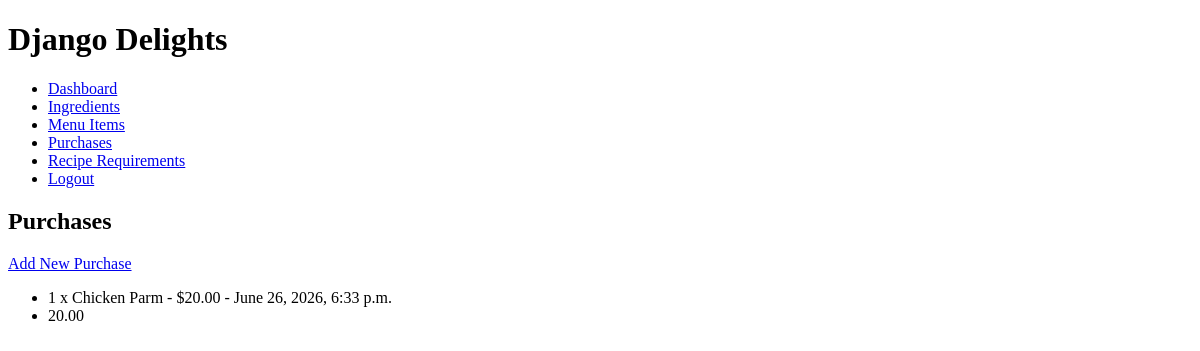
Before: /purchases/ with the older database file.
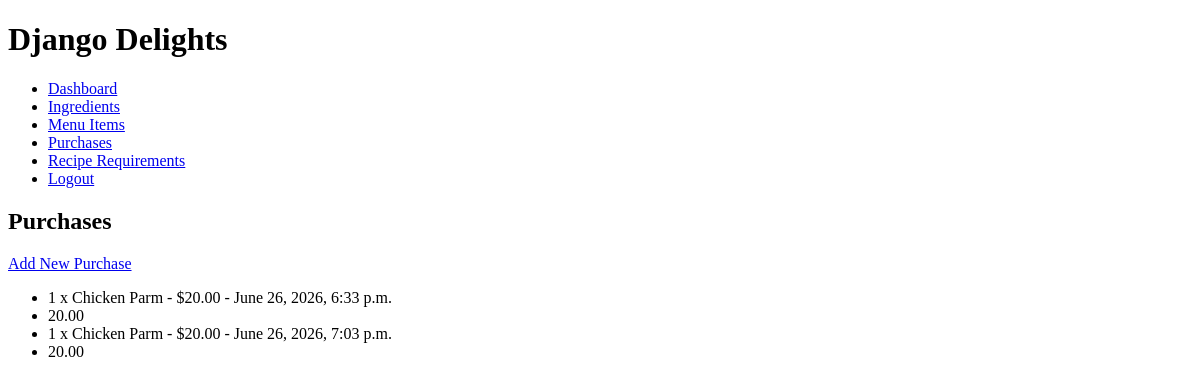
After: the same page with the newer database file.
### inventory/models.py (models this page shows, shortened)
class Purchase(models.Model):
    menu_item = models.ForeignKey(MenuItem, on_delete=models.CASCADE)
    quantity = models.IntegerField()
    purchase_date = models.DateTimeField(auto_now_add=True)
    def total_cost(self):
        return self.menu_item.price * self.quantity

class MenuItem(models.Model):
    name = models.CharField(max_length=100)
    description = models.TextField()
    price = models.DecimalField(max_digits=6, decimal_places=2)

### inventory/views.py (the view)
# urls.py: path('purchases/', views.PurchaseListView.as_view(), name='purchase_list'),
class PurchaseListView(ListView):
    model = Purchase
    template_name = 'inventory/purchase_list.html'
    context_object_name = 'purchases'

### inventory/templates/inventory/purchase_list.html
{% extends "base.html" %}
{% block content %}
<h2>Purchases</h2>
<a href="{% url 'purchase_add' %}">Add New Purchase</a>
<ul>
    {% for purchase in purchases %}
        <li>{{ purchase.quantity }} x {{ purchase.menu_item.name }} - ${{ purchase.menu_item.price }} - {{ purchase.purchase_date }}</li>
        <li>{{ purchase.total_cost }}</li>
    {% endfor %}
</ul>
{% endblock %}

Changed rows visible on the page:
added Purchase: quantity "1", menu_item.name "Chicken Parm", menu_item.price "20.00", purchase_date "June 26, 2026, 7:03 p.m.", total_cost "20.00"
